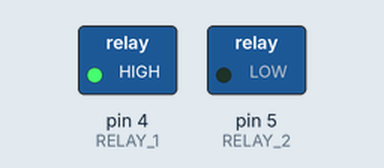
Simulated run of this sketch. Board: Arduino Uno, built with avr-gcc and run on an emulated ATmega328P. On the bench: switched loads named in the sketch (green lamp = pin HIGH).

Above: at 1.0 s.
At 3.0 s:
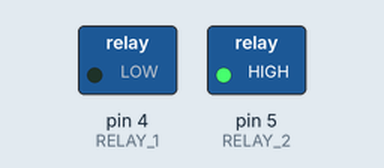
Timing chart, 0 to 5.2 s (numbered marks = the images above):
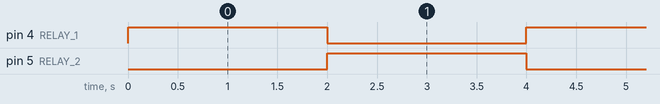

The sketch:

pushPullActuator.ino
```cpp
// Pin defines
// the board is an Uno
#define RELAY_1 4
#define RELAY_2 5


void setup() {
    pinMode(RELAY_1, OUTPUT);
    pinMode(RELAY_2, OUTPUT);
}


/* Move the actuator down */
void goDown() {
    digitalWrite(RELAY_1, HIGH);
    digitalWrite(RELAY_2, LOW);
}


/* Move the actuator up */
void goUp() {
    digitalWrite(RELAY_1, LOW);
    digitalWrite(RELAY_2, HIGH);
}


/* Stop all movement of the actuator */
void stopActuator() {
    digitalWrite(RELAY_1, LOW);
    digitalWrite(RELAY_2, LOW);
}


void loop() {
    goDown();           // push
    delay(2000);        // wait
    goUp();             // pull
    delay(2000);        // wait
}
```

Measured:
- by itself, pin 4 (RELAY_1), pin 5 (RELAY_2): alternates HIGH for 2.0 s and LOW for 2.0 s
